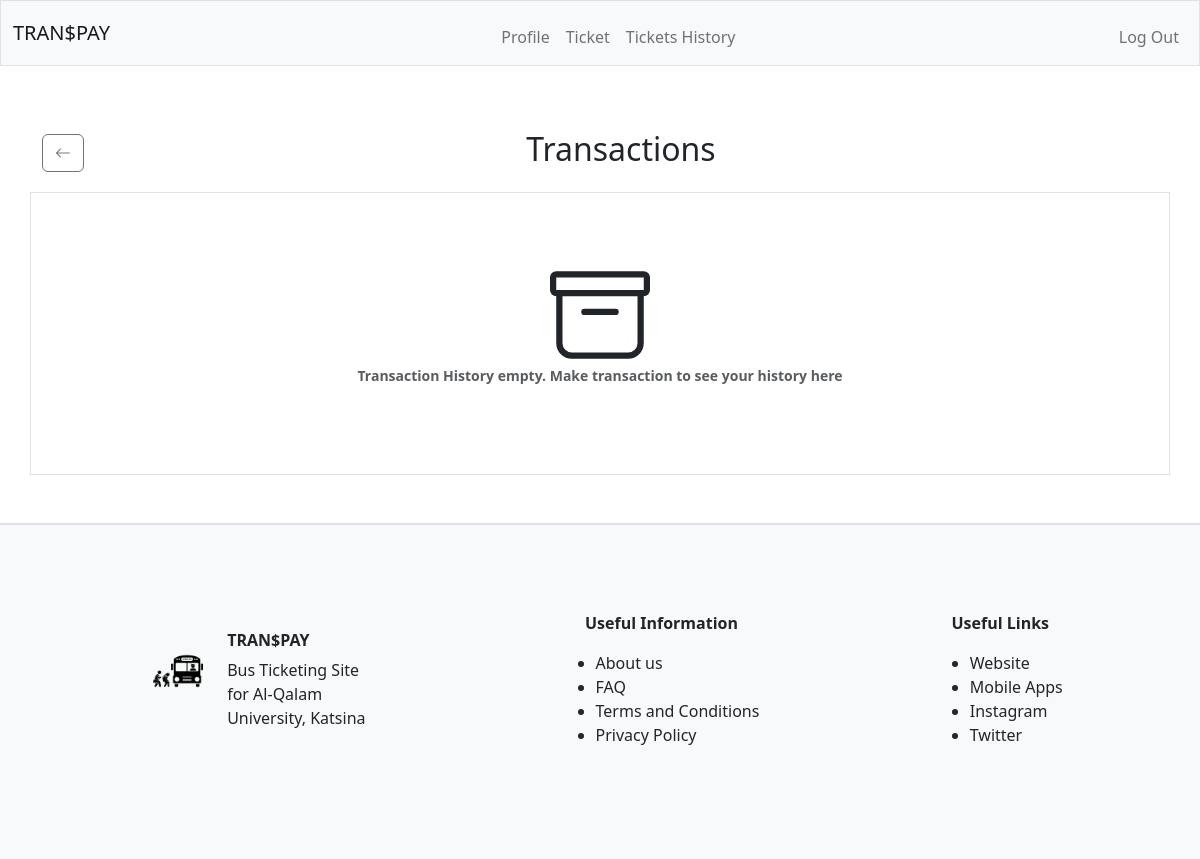
The page /transaction-history (signed in) on the database as committed earlier.
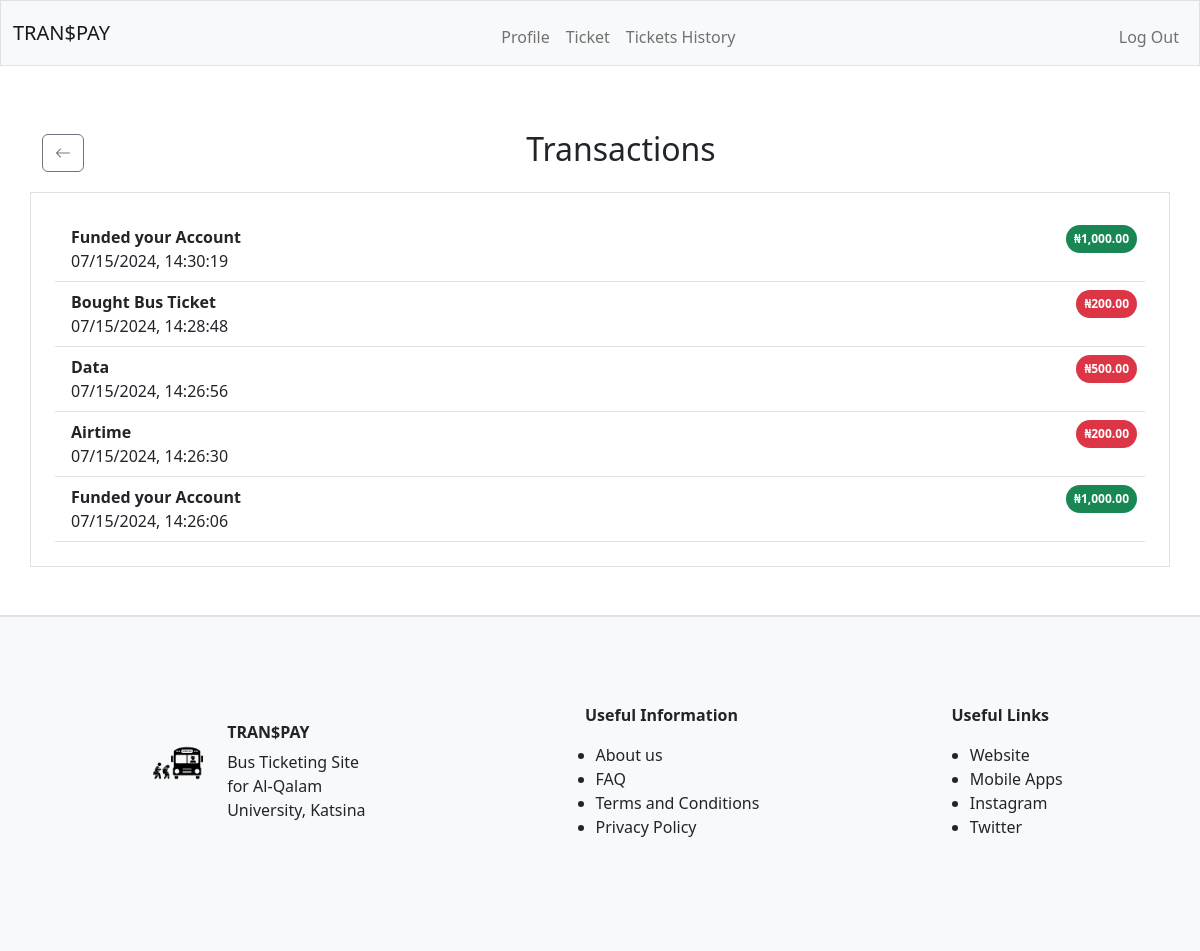
The same page on the database as committed later.
### tables this page shows
CREATE TABLE transactions (
id INTEGER PRIMARY KEY NOT NULL,
user_id INTEGER NOT NULL,
price REAL NOT NULL,
action TEXT NOT NULL,
date TEXT NOT NULL,
seatQty INTEGER,
FOREIGN KEY (user_id) REFERENCES users(id)
);

### app.py (the view)
@app.route("/transaction-history")
@login_required
def transactionHistory():
    user_id = session.get("user_id")
    transactions = db.execute("SELECT * FROM transactions WHERE user_id = ? ORDER BY date DESC", user_id)
    return render_template("transHistory.html", transactions=transactions)

### app.py (called while the page is built)
@app.after_request
def after_request(response):
    response.headers["Cache-Control"] = "no-cache, no-store, must-revalidate"
    response.headers["Expires"] = 0
    response.headers["Pragma"] = "no-cache"
    return response

### helper.py (called while the page is built)
def login_required(f):
    @wraps(f)
    def decorated_function(*args, **kwargs):
        if session.get("user_id") is None:
            return redirect("/login")
        return f(*args, **kwargs)
    return decorated_function

def naira(value):
    return f"₦{value:,.2f}"

### templates/transHistory.html (shortened to what this page needs)
{% extends "layout.html" %}
{% block main %}
    <div class="container my-3 d-flex justify-content-between align-items-center">
      <a href="/home"  class="btn btn-outline-secondary"><i class="bi bi-arrow-left"></i></a>
      <h2 class="mx-auto">Transactions</h2>
    </div>
    <div class="container border p-4">
    {% if transactions %}
    {% for transaction in transactions %}
    <li class="list-group-item d-flex justify-content-between align-items-start border-bottom p-2">
      <div class="ms-2 me-auto text-start">
        <div class="fw-bold">
            {% if transaction.action == 'Fund account' %}
            Funded your Account
            {% elif transaction.action == 'Airtime' %}
            Airtime
            {% elif transaction.action == 'Data' %}
            Data
            {% else %}
            Bought Bus Ticket
            {% endif %}
        </div>
        {{transaction.date}}
      </div>
      <span class="badge rounded-pill p-2 {% if transaction.action == 'Fund account' %}bg-success{% else %}bg-danger{% endif %}">
        {{transaction.price | naira}}
    </span>
    </li>
   {% endfor %}
   {% else %}
   <figure class="figure p-5">
    <figcaption class="figure-caption fw-bold">Transaction History empty. Make transaction to see your history here</figcaption>
</figure>
   {% endif %}
</div>
{% endblock %}

Rows that differ between the two databases and show on the page:
added transactions: action "Funded your Account"
added transactions: action "Bought Bus Ticket"
added transactions: action "Data"
added transactions: action "Airtime"
added transactions: action "Funded your Account"
Other text that changed with them:
text no longer shown: "Transaction History empty. Make transaction to see your history here"
